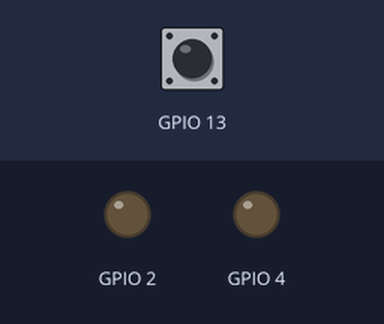
Bench run of a sketch on a simulated ESP32. Parts: output pins drawn as LEDs (lit = HIGH). Dashed ring = blinking. The test bench sets the inputs (shaded band); at power-on: GPIO 13 HIGH. EEPROM starts erased.

Above: at 1.2 s.
1.3 s: GPIO 13 pulled LOW for 0.15 s
At 2.1 s:
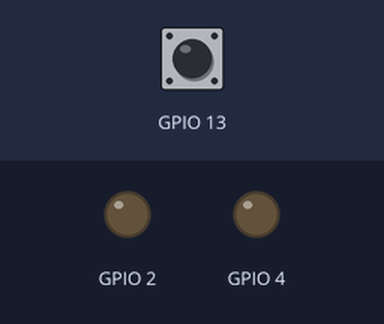
2.9 s: GPIO 13 pulsed LOW 5 times (0.12 s each, 0.3 s apart)
At 5.2 s:
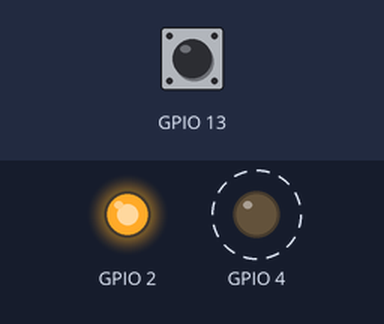
Timing chart, 0 to 6.7 s (numbered marks = the images above; inputs shaded):
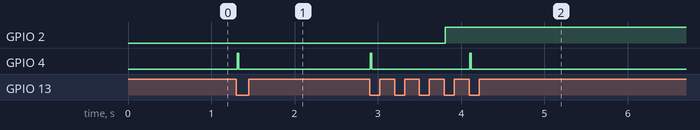

The sketch:

background_c3.ino
```cpp
// Сгенерировано CrabLogic из проекта «background». Ручные правки будут перезаписаны.
// Порядок выполнения: button → press → total_r → one → next → total_w → shown → reached → led → blink_led

#include <Arduino.h>
#include <Preferences.h>

// Выходы блоков
bool button_out = false;
bool press_out = false;
float total_r_out = 0.0f;
float one_out = 0.0f;
float next_out = 0.0f;
float shown_out = 0.0f;
bool reached_out = false;

// Периоды фоновых плат
uint32_t crab_bg2_t = 0u - 10u;  // плата 2: раз в 10 мс
uint32_t crab_bg3_t = 10u - 20u;  // плата 3: раз в 20 мс

// Переменные
float var_Nazhatiy_vsego_cfcf80 = 0.0f;

// Сохранение переменных во флеш
Preferences crab_retain;
uint32_t crab_retain_ms = 0;
float var_Nazhatiy_vsego_cfcf80_saved;  // последнее сохранённое «Нажатий всего»

// press: rising_edge
bool press_prev = false;

void setup() {
  // Восстановление переменных из флеша
  crab_retain.begin("crab_vars", false);
  if (crab_retain.getBytesLength("v84a2d104") == sizeof(var_Nazhatiy_vsego_cfcf80)) {  // Нажатий всего
    crab_retain.getBytes("v84a2d104", &var_Nazhatiy_vsego_cfcf80, sizeof(var_Nazhatiy_vsego_cfcf80));
  }
  var_Nazhatiy_vsego_cfcf80_saved = var_Nazhatiy_vsego_cfcf80;

  // button: digital_in
  pinMode(13, INPUT_PULLUP);

  // one: constant
  one_out = 1.0f;

  // led: digital_out
  pinMode(2, OUTPUT);

  // blink_led: digital_out
  pinMode(4, OUTPUT);
}

void loop() {
  // Фоновые платы на одноядерном МК: каждая раз в свой период, не больше одной за проход
  uint32_t crab_now = millis();
  bool crab_bg_one = false;
  bool crab_bg2_run = false;
  if (!crab_bg_one && (uint32_t)(crab_now - crab_bg2_t) >= 10u) { crab_bg2_t = crab_now; crab_bg2_run = true; crab_bg_one = true; }
  bool crab_bg3_run = false;
  if (!crab_bg_one && (uint32_t)(crab_now - crab_bg3_t) >= 20u) { crab_bg3_t = crab_now; crab_bg3_run = true; crab_bg_one = true; }


  // button: digital_in
  if (crab_bg2_run) {
    button_out = !digitalRead(13);
  }

  // press: rising_edge
  if (crab_bg2_run) {
    press_out = button_out && !press_prev;
    press_prev = button_out;
  }

  // total_r: var_get
  if (crab_bg2_run) {
    total_r_out = var_Nazhatiy_vsego_cfcf80;
  }

  // next: add
  if (crab_bg2_run) {
    next_out = total_r_out + one_out;
  }

  // total_w: var_set
  if (crab_bg2_run) {
    if (press_out) {
      var_Nazhatiy_vsego_cfcf80 = next_out;
    }
  }

  // shown: var_get
  shown_out = var_Nazhatiy_vsego_cfcf80;

  // reached: greater
  reached_out = shown_out > 4.5f;

  // led: digital_out
  digitalWrite(2, (reached_out) ? HIGH : LOW);

  // blink_led: digital_out
  if (crab_bg3_run) {
    digitalWrite(4, (press_out) ? HIGH : LOW);
  }

  // Сохранение переменных во флеш: только изменившиеся значения
  if (millis() - crab_retain_ms >= 1000) {
    crab_retain_ms = millis();
    if (memcmp(&var_Nazhatiy_vsego_cfcf80, &var_Nazhatiy_vsego_cfcf80_saved, sizeof(var_Nazhatiy_vsego_cfcf80)) != 0) {  // Нажатий всего
      var_Nazhatiy_vsego_cfcf80_saved = var_Nazhatiy_vsego_cfcf80;
      crab_retain.putBytes("v84a2d104", &var_Nazhatiy_vsego_cfcf80, sizeof(var_Nazhatiy_vsego_cfcf80));
    }
  }
}
```

Measured:
- after the input at 1.3 s, GPIO 4: LOW → HIGH at once, → LOW 0.02 s later
- after the input at 2.9 s, GPIO 2: LOW → HIGH after 0.91 s; GPIO 4: alternates HIGH for 0.02 s and LOW for 1.2 s, 4 changes in all, then stays LOW, starting at once
